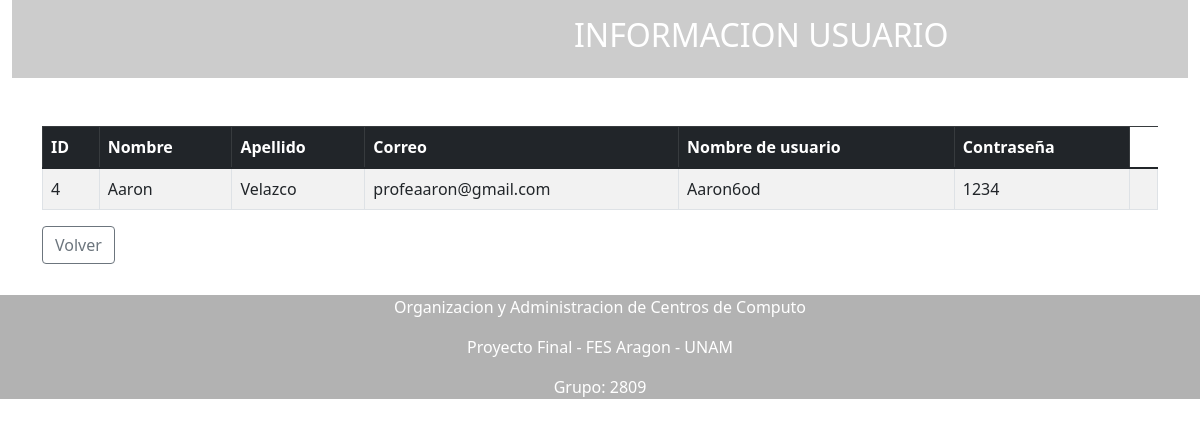
Page /vista_leer.php?id=4 on the committed database.
### tables this page shows
CREATE TABLE `usuarios` (
  `id` int(10) NOT NULL,
  `nombre` varchar(100) NOT NULL,
  `apellido` varchar(50) NOT NULL,
  `correo` varchar(50) NOT NULL,
  `usuario` varchar(20) NOT NULL,
  `contrasena` varchar(20) NOT NULL
);

### vista_leer.php (the view)
<?php
include_once "cabecera.php";
$mysqli = include_once "conexion.php";
$id = $_GET["id"];
$query = $mysqli->prepare("SELECT id, nombre, apellido, correo, usuario, contrasena FROM usuarios WHERE id = ?");
$query->bind_param("i", $id);
$query->execute();
$resultado = $query->get_result();
?>
<head>
    <link href="assets/Recursos/estiloListar.css" rel="stylesheet" type="text/css">
</head>
<body>
    <header>
        <nav class="navbar">
            <div class="container-fluid">
                <span class="navbar-text " >
                    <h2 class="text-white" >INFORMACION USUARIO</h2>
                </span>
            </div>
        </nav>
    </header>
<div class="justify-contet-center">
    <div class="container-md"><br><br>
        <table class="table table-bordered table-striped">
            <thead class="table-dark">
                <tr>
                    <th>ID</th>
                    <th>Nombre</th>
                    <th>Apellido</th>
                    <th>Correo</th>
                    <th>Nombre de usuario</th>
                    <th>Contraseña</th>
                </tr>
            </thead>
            <tbody>
                <?php
                foreach ($resultado as $usuario) { ?>
                    <tr>
                        <td><?php echo $usuario["id"] ?></td>
                        <td><?php echo $usuario["nombre"] ?></td>
                        <td><?php echo $usuario["apellido"] ?></td>
                        <td><?php echo $usuario["correo"] ?></td>
                        <td><?php echo $usuario["usuario"] ?></td>
                        <td><?php echo $usuario["contrasena"] ?></td>
                        <td class="aline-center">
                    </tr>
                <?php } ?>
            </tbody>
        </table>
        <div class="form-group">
            <a class="btn btn-md btn-outline-secondary" href="listar.php">Volver</a>
        </div>
    </div>
</div>
<?php include_once "piePagina.php" ?>

### assets/Recursos/estiloListar.css (style rules this page uses)
body { background-image: url('imagenes/BG6.jpg'); background-size: cover; background-repeat: no-repeat; }
.navbar { backdrop-filter: blur(10px); background-color: rgba(0, 0, 0, 0.2); padding-left: 550px; }

### rows in the picture
usuarios: id "4", nombre "Aaron", apellido "Velazco", correo "profeaaron@gmail.com", usuario "Aaron6od", contrasena "1234"
